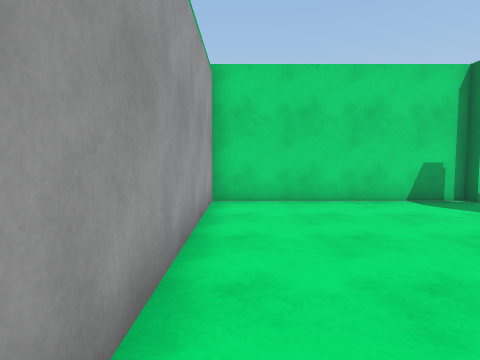
view 1 (above)

24 first-person views from a walk through a scene from a Unity 3-D project. The camera is 1.3 m above the floor, tilts 4° down and sees 75° across. The floor is counted in squares, 1 m on a side. Each view is taken from the middle of a square. On the plan, view 1 faces up. The plan holds only what a view shows up to about 14 squares ahead; the rest is blank. The place goes on beyond the plan.

view 2
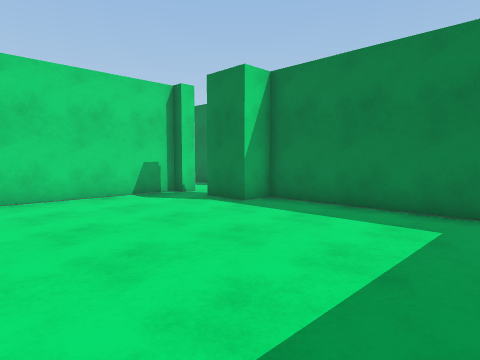

view 3
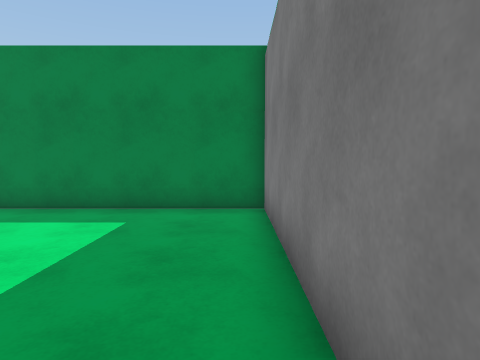

view 4
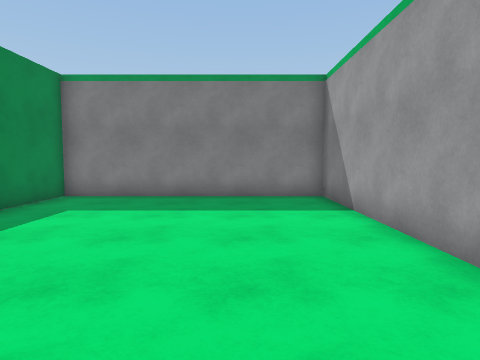

view 5
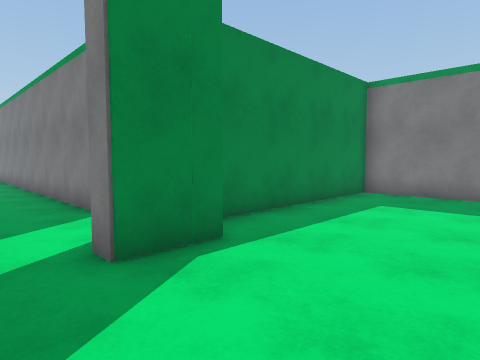

view 6
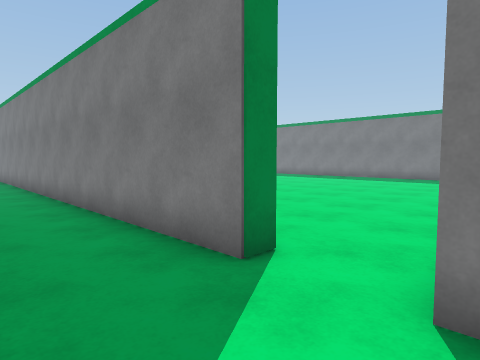

view 7
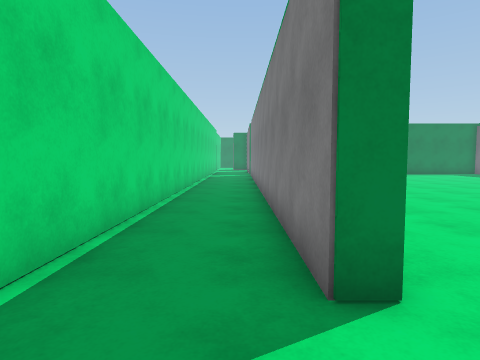

view 8
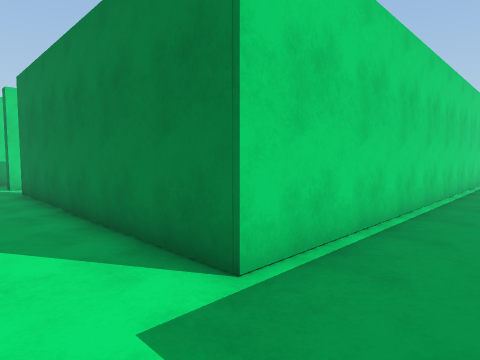

view 9
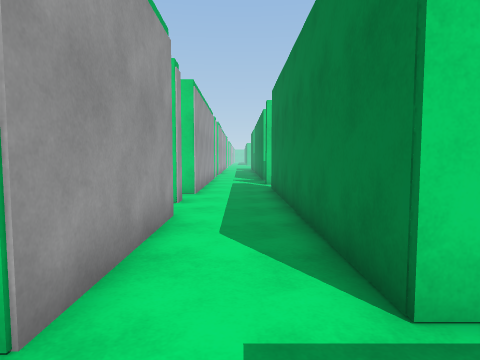

view 10
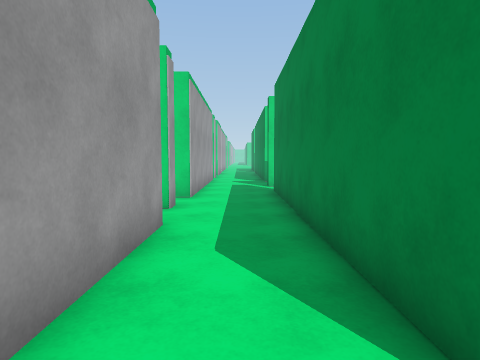

view 11
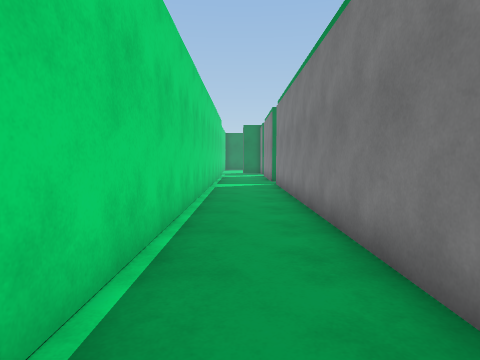

view 12
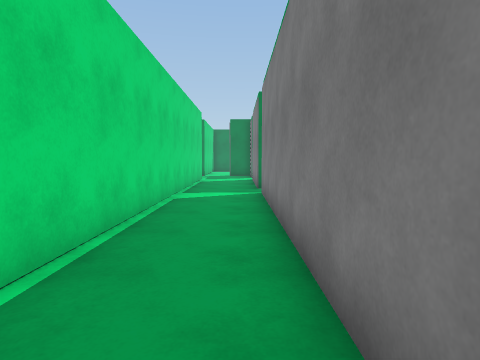

view 13
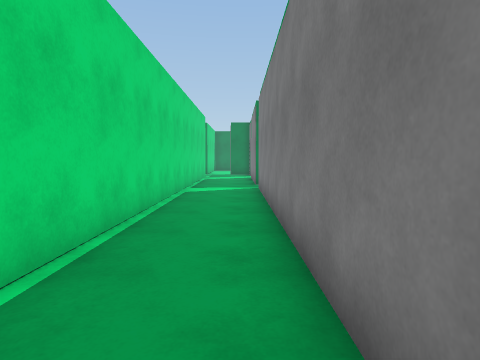

view 14
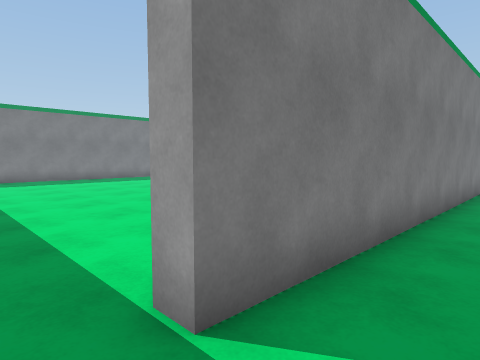

view 15
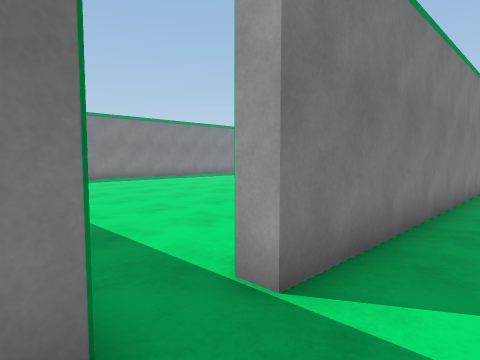

view 16
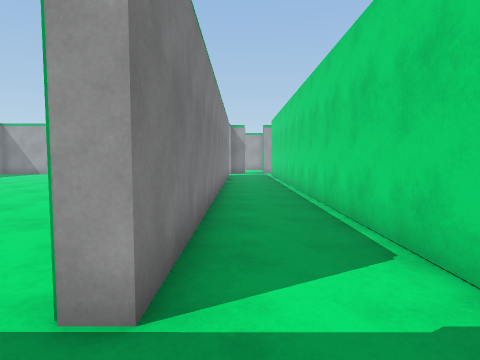

view 17
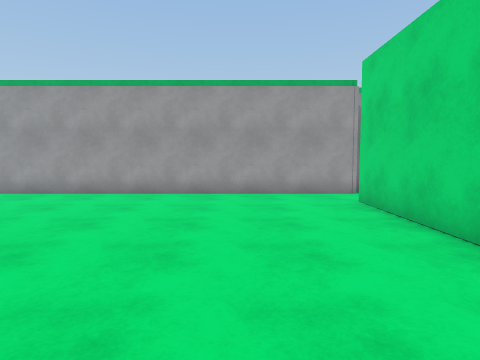

view 18
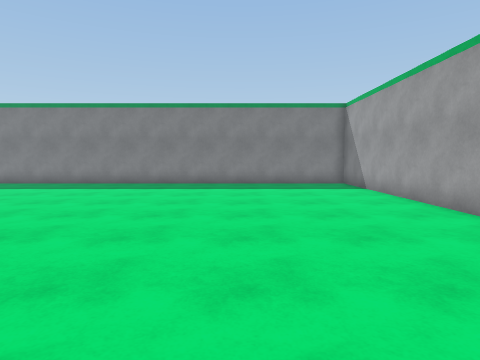

view 19
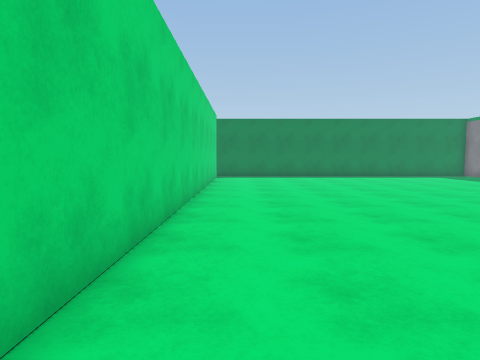

view 20
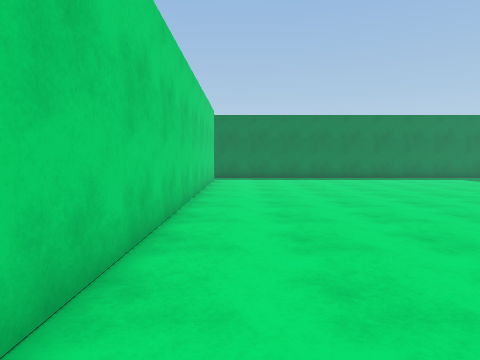

view 21
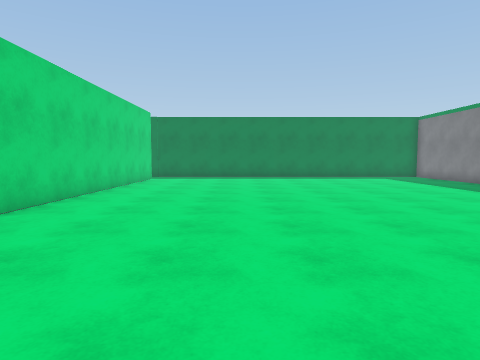

view 22
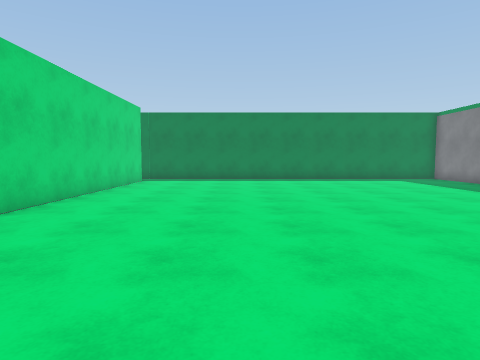

view 23
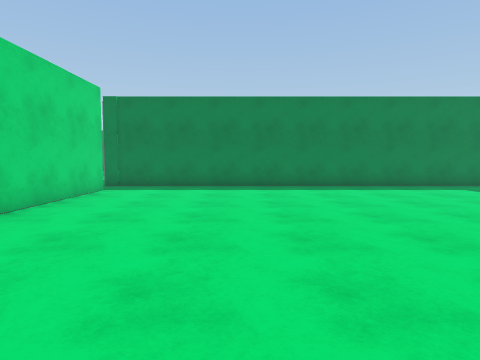

view 24
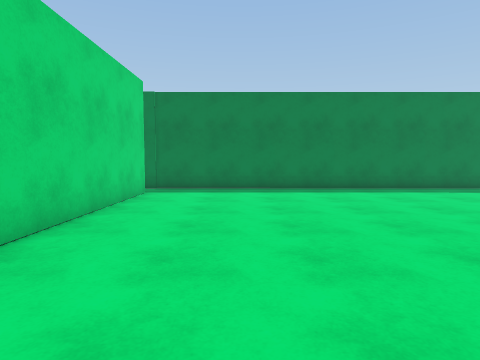

### Floor plan
Ten units are one square. View 1 is at (0, 0); x grows to the right and y downward. Boxes are objects, and circles mark ways between rooms. Rooms are numbered by the first view taken in them; rooms with no view inside come last. Other rooms are left out.
<svg viewBox="-13 -200 357 306">
<path fill="none" stroke="#000" d="M68 -90 68 -96M69 -94 -8 -94 -8 26 80 26 80 -55 68 -55 68 -74M107 -55 107 -62 317 -62 317 -55M86 -64 86 -54M68 -74 75 -74M75 -142 75 -90 68 -90M335 -62 339 -62M339 -94 103 -94 103 -156M317 -55 107 -55M335 84 335 -62M86 -54 86 101M72 -166 72 -159M103 -156 103 -186"/>
<circle cx="70" cy="-80" r="3" fill="#2a7"/>
<circle cx="100" cy="-60" r="3" fill="#2a7"/>
<circle cx="325" cy="-60" r="3" fill="#2a7"/>
<circle cx="85" cy="-160" r="3" fill="#2a7"/>
<text x="30" y="-30">1</text>
<text x="180" y="-80">2</text>
<text x="210" y="20">3</text>
<text x="80" y="-170">4</text>
</svg>
Room 1 opens to room 2. Room 2 opens to room 3. Room 2 opens to room 4.

Where each view was taken, in squares from view 1:
view 1: 0 up, 0 right, facing up
view 2: 1 down, 0 right, facing up-right
view 3: 2 down, 0 right, facing right
view 4: 8 up, 2 right, facing down
view 5: 9 up, 3 right, facing down-right
view 6: 9 up, 8 right, facing down-right
view 7: 7 up, 8 right, facing right
view 8: 7 up, 8 right, facing up-right
view 9: 7 up, 9 right, facing up
view 10: 8 up, 9 right, facing up
view 11: 8 up, 16 right, facing right
view 12: 7 up, 20 right, facing right
view 13: 7 up, 18 right, facing right
view 14: 8 up, 33 right, facing down-left
view 15: 8 up, 34 right, facing down-left
view 16: 7 up, 34 right, facing left
view 17: 2 up, 20 right, facing left
view 18: 4 up, 14 right, facing down
view 19: 4 up, 11 right, facing right
view 20: 4 up, 13 right, facing right
view 21: 0 up, 12 right, facing right
view 22: 0 up, 14 right, facing right
view 23: 0 up, 19 right, facing right
view 24: 2 up, 20 right, facing right
